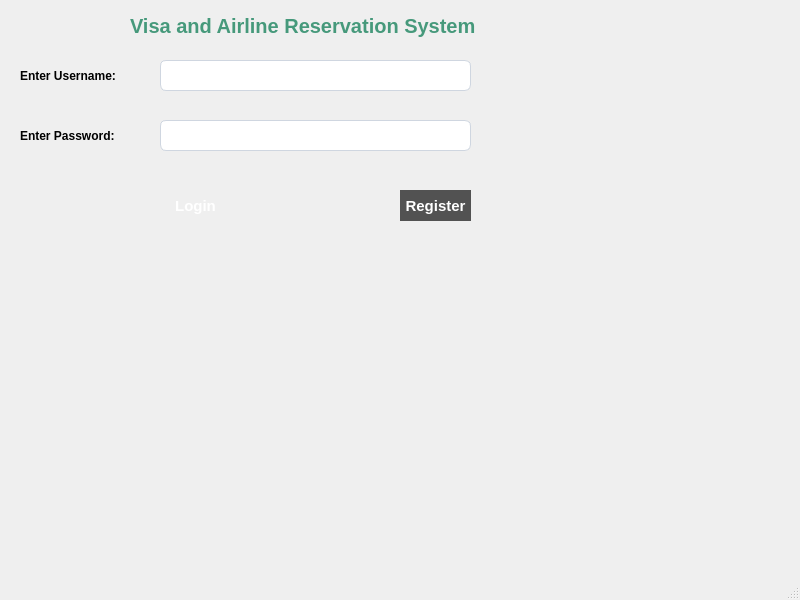
<?xml version="1.0" encoding="UTF-8"?>
<ui version="4.0">
 <class>MainWindow</class>
 <widget class="QMainWindow" name="MainWindow">
  <property name="geometry">
   <rect>
    <x>0</x>
    <y>0</y>
    <width>800</width>
    <height>600</height>
   </rect>
  </property>
  <property name="windowTitle">
   <string>MainWindow</string>
  </property>
  <widget class="QWidget" name="centralwidget">
   <widget class="QLabel" name="label">
    <property name="geometry">
     <rect>
      <x>130</x>
      <y>10</y>
      <width>371</width>
      <height>31</height>
     </rect>
    </property>
    <property name="styleSheet">
     <string notr="true">QLabel {
	font: 9pt &quot;Segoe UI&quot;;
    color: rgb(70, 153, 123);
    font-size: 20px;
    font-weight: 600;
    font-family: &quot;Segoe UI&quot;, &quot;Inter&quot;, &quot;Roboto&quot;, &quot;Helvetica Neue&quot;, Arial, sans-serif;
    qproperty-alignment: AlignHCenter;;
}
</string>
    </property>
    <property name="text">
     <string>Visa and Airline Reservation System</string>
    </property>
   </widget>
   <widget class="QLabel" name="label_2">
    <property name="geometry">
     <rect>
      <x>20</x>
      <y>60</y>
      <width>121</width>
      <height>31</height>
     </rect>
    </property>
    <property name="styleSheet">
     <string notr="true">QLabel {
    font-family: &quot;Segoe UI&quot;, &quot;Inter&quot;;
    font-size: 13.5px;
    font-weight: 600;
	color: rgb(0, 0, 0);
}
</string>
    </property>
    <property name="text">
     <string>Enter Username:</string>
    </property>
   </widget>
   <widget class="QLabel" name="label_3">
    <property name="geometry">
     <rect>
      <x>20</x>
      <y>120</y>
      <width>121</width>
      <height>31</height>
     </rect>
    </property>
    <property name="styleSheet">
     <string notr="true">QLabel {
    font-family: &quot;Segoe UI&quot;, &quot;Inter&quot;;
    font-size: 13.5px;
    font-weight: 600;
	color: rgb(0, 0, 0);
}
</string>
    </property>
    <property name="text">
     <string>Enter Password:</string>
    </property>
   </widget>
   <widget class="QLineEdit" name="lineEdit_2">
    <property name="geometry">
     <rect>
      <x>160</x>
      <y>60</y>
      <width>311</width>
      <height>31</height>
     </rect>
    </property>
    <property name="minimumSize">
     <size>
      <width>0</width>
      <height>22</height>
     </size>
    </property>
    <property name="styleSheet">
     <string notr="true">QLineEdit {
    /* Typography */
    font-family: &quot;Segoe UI&quot;, &quot;Inter&quot;, &quot;Arial&quot;;
    font-size: 14px;
    font-weight: 400;

    /* Text &amp; Background */
    color: #1f1f1f;
    background-color: #ffffff;

    /* Border */
    border: 1px solid #cfd6e0;
    border-radius: 6px;

}

/* Hover effect */
QLineEdit:hover {
    border-color: #9bbce8;
    background-color: #fcfdff;
}

/* Focus effect */
QLineEdit:focus {
    border-color: #1b6ca8;
    background-color: #ffffff;
}
</string>
    </property>
   </widget>
   <widget class="QLineEdit" name="lineEdit_3">
    <property name="geometry">
     <rect>
      <x>160</x>
      <y>120</y>
      <width>311</width>
      <height>31</height>
     </rect>
    </property>
    <property name="styleSheet">
     <string notr="true">QLineEdit {
    /* Typography */
    font-family: &quot;Segoe UI&quot;, &quot;Inter&quot;, &quot;Arial&quot;;
    font-size: 14px;
    font-weight: 400;

    /* Text &amp; Background */
    color: #1f1f1f;
    background-color: #ffffff;

    /* Border */
    border: 1px solid #cfd6e0;
    border-radius: 6px;
}

/* Hover effect */
QLineEdit:hover {
    border-color: #9bbce8;
    background-color: #fcfdff;
}

/* Focus effect */
QLineEdit:focus {
    border-color: #1b6ca8;
    background-color: #ffffff;
}
</string>
    </property>
   </widget>
   <widget class="QPushButton" name="pushButton">
    <property name="geometry">
     <rect>
      <x>160</x>
      <y>190</y>
      <width>71</width>
      <height>31</height>
     </rect>
    </property>
    <property name="styleSheet">
     <string notr="true">QPushButton {
    background: qlineargradient(
        x1:0, y1:0, x2:0, y2:1,
        stop:0 #6fdc8c,
        stop:1 #2fa866
    );
    color: white;
    border: none;
    font-size: 15px;
    font-weight: 600;
}

QPushButton:hover {
    background: qlineargradient(
        x1:0, y1:0, x2:0, y2:1,
        stop:0 #7fe09a,
        stop:1 #34b673
    );
}

QPushButton:pressed {
    background: #2fa866;
}
</string>
    </property>
    <property name="text">
     <string>Login</string>
    </property>
   </widget>
   <widget class="QPushButton" name="pushButton2">
    <property name="geometry">
     <rect>
      <x>400</x>
      <y>190</y>
      <width>71</width>
      <height>31</height>
     </rect>
    </property>
    <property name="styleSheet">
     <string notr="true">QPushButton {
    
	background-color: rgb(82, 82, 82);
	color: rgb(255, 255, 255);
    border: none;
    font-size: 15px;
    font-weight: 600;
}


</string>
    </property>
    <property name="text">
     <string>Register</string>
    </property>
   </widget>
  </widget>
  <widget class="QMenuBar" name="menubar">
   <property name="geometry">
    <rect>
     <x>0</x>
     <y>0</y>
     <width>800</width>
     <height>19</height>
    </rect>
   </property>
  </widget>
  <widget class="QStatusBar" name="statusbar"/>
 </widget>
 <resources/>
 <connections/>
</ui>
